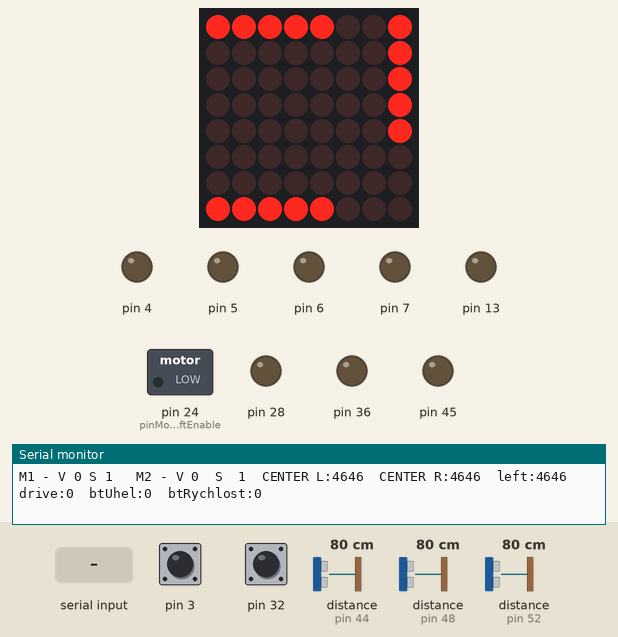
Simulated run of this sketch. Board: Arduino Mega 2560, built with avr-gcc and run on an emulated ATmega2560. Shown: 8×8 LED matrix, switched loads named in the sketch (green lamp = pin HIGH), output pins drawn as LEDs (lit = HIGH), the last lines printed to the serial monitor. Wiring (inferred from the names in the program): 3 × ultrasonic range finder: trigger pin 42, echo pin 44 / trigger pin 46, echo pin 48 / trigger pin 50, echo pin 52. The test bench sets the inputs (shaded band); at power-on: distance to the obstacle (sensors on pin 44, pin 48, pin 52) 80 cm, pin 32 LOW, pin 3 HIGH. The echo pulse lasts 58.3 µs per cm; pins used as bus, display or sensor lines are not drawn.

Above: at 1.7 s.
1.8 s: distance to the obstacle (sensor on pin 44) set to 4 cm
At 2.5 s:
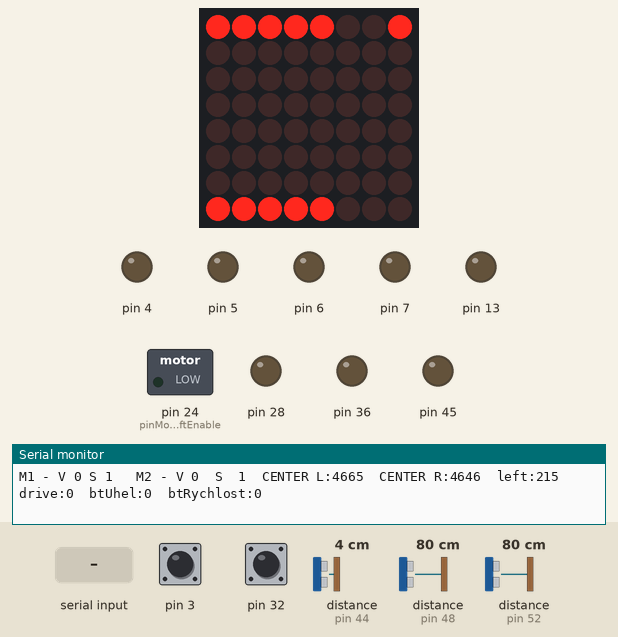
3.5 s: "D" received over Serial
At 4.24 s:
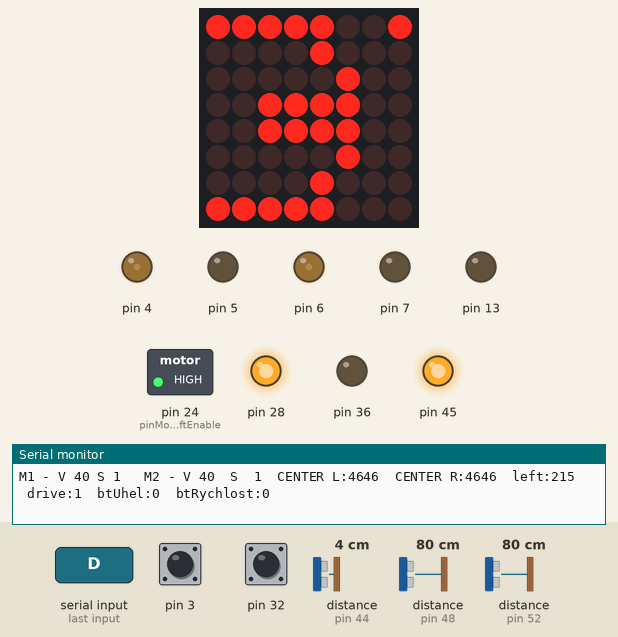
5.9 s: distance to the obstacle (sensor on pin 48) set to 37 cm
At 6.65 s:
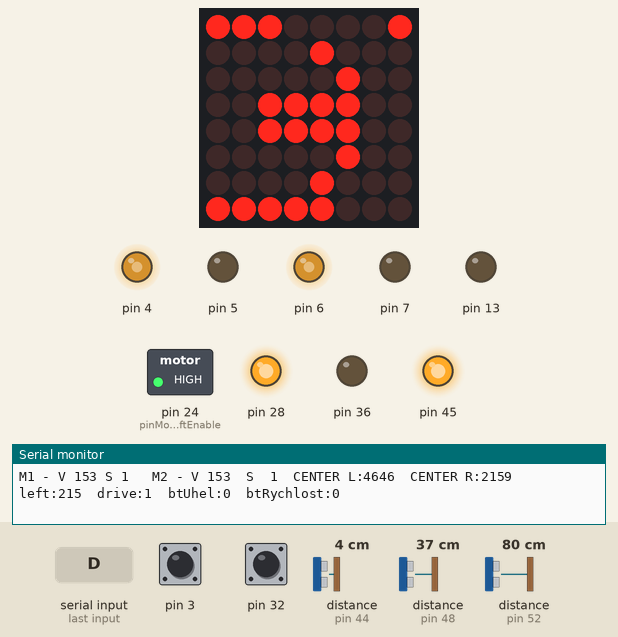
7.9 s: distance to the obstacle (sensor on pin 48) set to 30 cm
At 8.9 s:
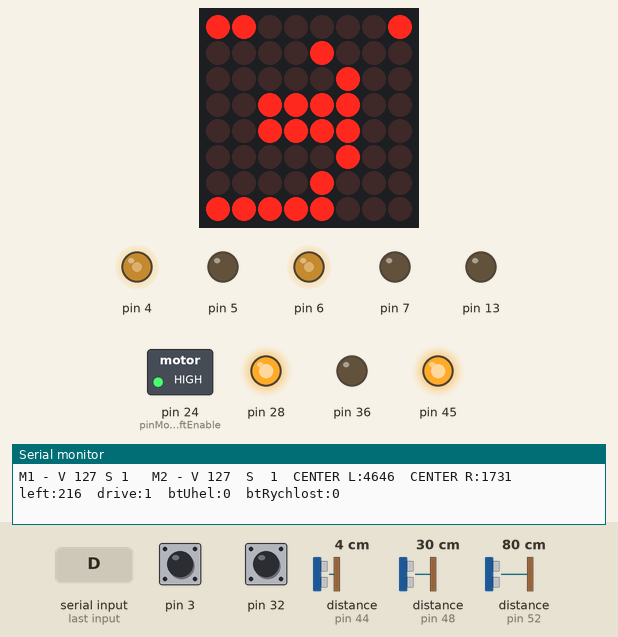
10.0 s: pin 32 pulled HIGH for 0.15 s
At 11.0 s:
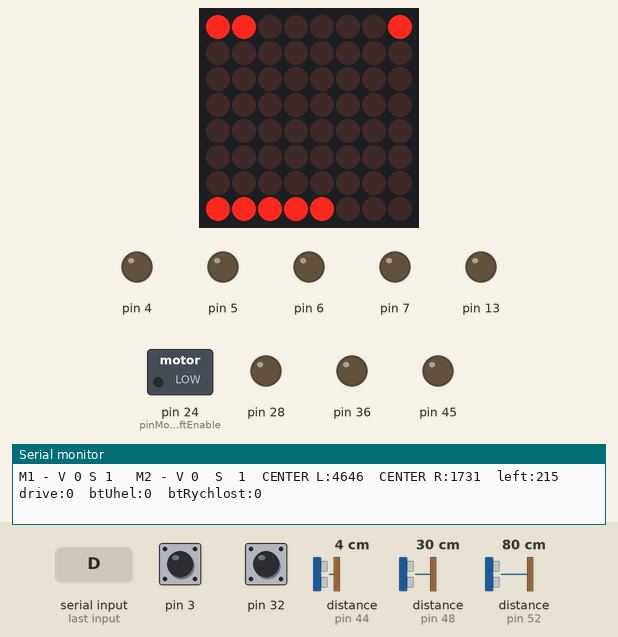
11.6 s: distance to the obstacle (sensor on pin 44) set to 2 cm
At 12.5 s:
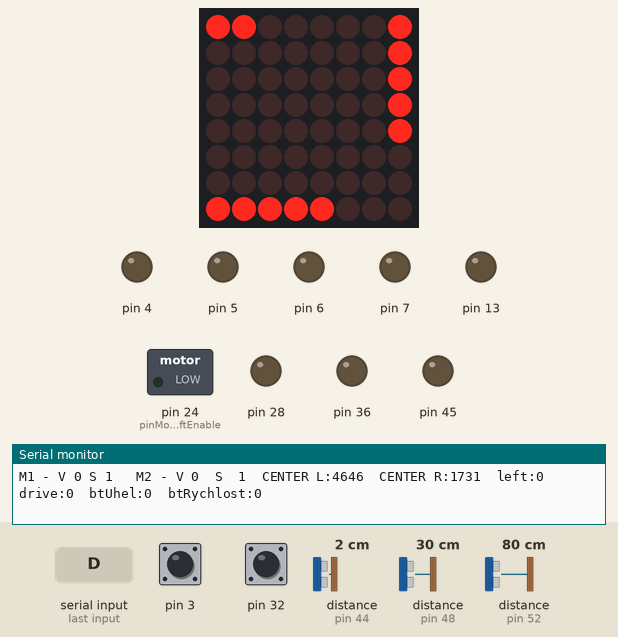
Timing chart, 0 to 14.5 s (numbered marks = the images above; inputs shaded):
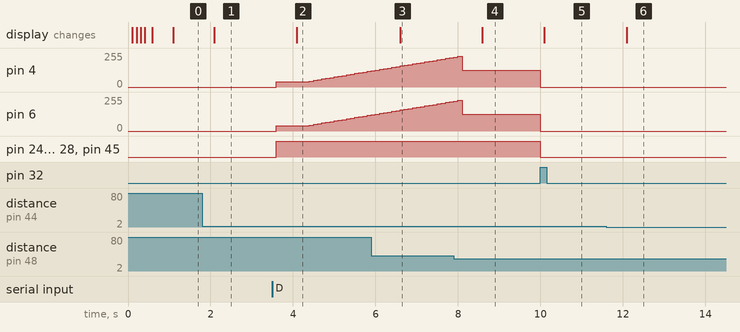

The sketch:

seki.ino
```cpp
//       _____ ______ _  _______        __   ___
//      / ____|  ____| |/ /_   _|      /_ | |__ \
//     | (___ | |__  | ' /  | |   __   _| |    ) |
//      \___ \|  __| |  <   | |   \ \ / / |   / /
//      ____) | |____| . \ _| |_   \ V /| |_ / /_
//     |_____/|______|_|\_\_____|   \_(_)_(_)____|

// author: Hloušek Matěj
// school: SSPU Opava
// year: 2016


#include <Arduino.h>
#include "sekacka.h"


Sekacka seki;


void setup() {
    seki.setup();
}

void loop() {
   seki.loop();
}
```

bluetooth.cpp
```cpp
//
// Created by mat on 10.11.16.
//

#include "bluetooth.h"
#include <Arduino.h>


Bluetooth::Bluetooth(){
    btRate = 9600;
    Serial1.begin(btRate);
    Serial.begin(115200);
    //setName("pokus");
    //setPin(123);
    valueDrive = false;
}


void Bluetooth::setPin(int pin){
    boolean res = false;
    Serial.println();
    Serial.print(F("setting pin "));
    Serial.print(pin);
    Serial.println(F("..."));
    writeBT("AT+PIN"+String(pin));
}

void Bluetooth::setName(String name){
    writeBT("AT+NAME SEKI");
}

void Bluetooth::writeBT(String s){
    //Serial.print("send: "+s);
    Serial1.print(s);
}

void Bluetooth::readBT(){
    int buffer = 0;
    if (Serial1.available() > 0) {
        delay(10);
        while (Serial1.available() > 0) { // kdyby náhodou před 'o' == 111 byly nějake nezmane znaky
            buffer = Serial1.read();

            switch(buffer){

              case 111:/// po identifikacnim zanku '0' jsou dva byty jeden rychlost a druhy smer
                killTime = millis();
                buffer = Serial1.read();      // přečte
                if(buffer > -1 && buffer < 101) // oveři zda je to v rozmeti o 0-100
                    this->rychlost = buffer;

                buffer = Serial1.read();  // přečte
                if(buffer > -1 && buffer < 181) // overi rozmezi  0 - 100
                  this->uhel = buffer;
                break;


              case 101:
                Serial.println("---BLUETOOTH---SET---DRIVE---");
                buffer = Serial1.read();      // přečte
                if(buffer > 0 && buffer < 21) // oveři zda je to v rozmeti o 0-100
                  valueDrive = !valueDrive;
                break;
            }
        }
    }
}
int Bluetooth::getRychlost()const {
    //if (millis() <= killTime + 700)
        return this->rychlost;
    return 0;
}

int Bluetooth::getUhel() const {
    return this->uhel;
}
bool Bluetooth::getValueDrive() const{
  return this->valueDrive;
  }

void Bluetooth::setValueDrive(bool valueDrive){
    this->valueDrive = valueDrive;
}

bool Bluetooth::isCon(){
    return Serial1;
}
```

bluetooth.h
```cpp
//
// Created by mat on 10.11.16.
//
#ifndef SEKI_BLUETOOTH_H
#define SEKI_BLUETOOTH_H

#include <Arduino.h>

/**
 * @file   bluetooth.h
 * @Author Hloušek Matěj (matej.hlousek@email.cz)
 * @date   Listopad,2016
 *
 * Bluetooth class. Třída přistupuje k bluetooth modulu
 */
class Bluetooth {
    public:
        /**
         * A constructor
         */
        Bluetooth();
        /**
        * Metoda která zapisuje hodnotu v parametru na seriovou linku připojenou k bloutooth modulu
        * @param s type string  string se vypíše na seriovou linku
        */
        void writeBT(String s);
        /**
        * Metoda čte seriovou linku
        */
        void readBT();
        /**
        * Metoda nastaví jméno modulu HC-06
        * @param name type String nazev bluetooth modulu
        */
        void setName(String name);
        /**
        * Metoda nastaví pin modulu HC-06
        * @param pin type int heslo pro bluetooth modul
        */
        void setPin(int pin);
        /**
        * Metoda vrací zda je serial avaible
        * @return bool je serial aveible
        */
        bool isCon();
        int getRychlost() const;
        int getUhel() const;
        bool getValueDrive () const;
        void setValueDrive (bool);
private:
        /**
        *  proměnná pro čtení z seriové liky
        */
        char btData;
        /**
        *  hodnota bychlosti seriové liky pro modul bluetooth
        */
        long btRate;

        int rychlost;
        int uhel;
        unsigned int killTime;
        bool valueDrive;
};


#endif //SEKI_BLUETOOTH_H
```

ibt.cpp
```cpp
//
// Created by mat on 6.11.16.
//

#include "ibt.h"
#include <Arduino.h>

Ibt::Ibt(int pinMotorEnable, int pinMotorPWMR, int pinMotorPWML, int pinMotorSense) {
    this->pinMotorEnable = pinMotorEnable;
    this->pinMotorPWML = pinMotorPWML;
    this->pinMotorPWMR = pinMotorPWMR;
    this->pinMotorSense = pinMotorSense;
}

void Ibt::setData(bool smer, int value) {
    if(smer == this->smer && value == this->value)
        return;

    this->smer = smer;
    if(value >= 0 && value <= 255)
        if(value != 0 &&  value < 40)
          this->value = 40;
        else
          this->value = value;
    else
        this->value = 0;
    aplikovat();
}

void Ibt::aplikovat() {
    if(this->value == 0){
        analogWrite(this->pinMotorPWMR, 0);
        analogWrite(this->pinMotorPWML, 0);
        digitalWrite(this->pinMotorEnable, LOW);
        return;
    }
    digitalWrite(this->pinMotorEnable, HIGH);
    if(this->smer == true){
        analogWrite(this->pinMotorPWML, 0);
        analogWrite(this->pinMotorPWMR, this->value);
    } else{
        analogWrite(this->pinMotorPWMR, 0);
        analogWrite(this->pinMotorPWML, this->value);
    }
}

void Ibt::setStop() {
    this->value = 0;
    digitalWrite(this->pinMotorEnable, LOW);
    analogWrite(this->pinMotorPWMR, 0);
    analogWrite(this->pinMotorPWML, 0);
}


bool Ibt::getSmer() { return this->smer; }
int Ibt::getValue() { return this->value; }
```

ibt.h
```cpp
//
// Created by mat on 6.11.16.
//

#ifndef SEKI_IBT_H
#define SEKI_IBT_H


/**
 * @file   ibt.h
 * @Author Hloušek Matěj (matej.hlousek@email.cz)
 * @date   Listopad,2016
 *
 * IBT class. Třída přistupuje k regulátoru napětí pro motory
 */
class Ibt {
public:
    /**
     * A constructor.
     * @param pinMotorLeftEnable pin na kterém je enable
     * @param pinMotorPWML pin na který budeme posílat PWM pro jízdu jedním směrem
     * @param pinMotorPWMR pin na který budeme posílat PWM pro jízdu druhým směrem
     * @param pinMotorSense pin kterým probíhá čtení aktuálního proudu regulátoru
     */
    Ibt(int pinMotorEnable, int pinMotorPWMR, int pinMotorPWML, int pinMotorSense);
    /**
     * Metoda která nadstavuje privátní proměnné třídy
     * @param směr type bool - 1 vpřed - 0 vzad
     * @param value type int hodnota výstupního proudu z regulátoru v PWM od 0 do 255
     */
    void setData(bool smer, int value);
    /**
     * Metoda která nastaví privátní proměnné pro pohyb na 0 a směr 0
     */
    void setStop();
    /**
     * Metoda která aplikuje privátní proměnné k danému výstupu.
     */
    void aplikovat();
    /**
     * Metoda vypisuje členská data SMER
     */
    bool getSmer();
    /**
     * Metoda vypisuje členská data VALUE
     */
    int getValue();

private:
    /**
    *   na kterém pinu se nachází enable
    */
    int pinMotorEnable;
    /**
    *  pin na který se aplikuje pwm pro jízdu jedním směrem
    */
    int pinMotorPWML;
    /**
    *  pin na který se aplikuje pwm pro jízdu druhým směrem
    */
    int pinMotorPWMR;
    /**
    *  pin na kterém měříme hodnotu napětí na regulátoru
    */
    int pinMotorSense;
    /**
    *  směr jízdy 1,0
    */
    bool smer;
    /**
    *  hodnota PWM od 0 do 255
    */
    int value;
};


#endif //SEKI_IBT_H
```

ledDisplay.cpp
```cpp
#include "LedControl.h" //  need the library
#include "ledDisplay.h"

#define SONARMAX 4000
#define SONARMIN 0

LedDisplay::LedDisplay(int pinDIN, int pinCS, int pinCLK, int countDisplays){
    this->lc=LedControl(31,33,35,1);
}
void LedDisplay::init()
{
    this->lc.shutdown(0,false);// turn off power saving, enables display
    this->lc.setIntensity(0,8);// sets brightness (0~15 possible values)
    this->lc.clearDisplay(0);// clear screen

    byte seki[4][8]={
                  {B00111100,B01000010,B01000000,B01000000,B00111110,B00000010,B01000010,B00111100}, // S
                  {B01111110,B01000000,B01000000,B01111100,B01000000,B01000000,B01000000,B01111110}, // E
                  {B01000100,B01001000,B01010000,B01100000,B01100000,B01010000,B01001000,B01000100}, // K
                  {B00011000,B00000000,B00011000,B00011000,B00011000,B00011000,B00011000,B00011000}};// I

    for(int j=0;j<5;j++)
    {
        for(int i=0;i<9;i++)
            lc.setRow(0,i,seki[j][i]);
        delay(100);
    }
}

void LedDisplay::printInfo(){
    sipka();
    vypisSensor();
}

void LedDisplay::sipka()
{
    int index = 8;
    switch (this->smer){
        case MOTOR_FRONT:       index = 0;   break;
        case MOTOR_FRONT_LEFT:  index = 4;   break;
        case MOTOR_FRONT_RIGHT: index = 5;   break;
        case MOTOR_BACK:        index = 1;   break;
        case MOTOR_BACK_LEFT:   index = 7;   break;
        case MOTOR_BACK_RIGHT:  index = 6;   break;
        case MOTOR_LEFT:        index = 2;   break;
        case MOTOR_RIGHT:       index = 3;   break;
        default:                index = 8;   break;
    }

    byte pole[9][8]={
            {B00000000,B00001000,B00000100,B00111100,B00111100,B00000100,B00001000,B00000000}, // front
            {B00000000,B00010000,B00100000,B00111100,B00111100,B00100000,B00010000,B00000000}, // back
            {B00000000,B00000000,B00111100,B01011010,B00011000,B00011000,B00000000,B00000000}, // left
            {B00000000,B00000000,B00011000,B00011000,B01011010,B00111100,B00000000,B00000000}, // right
            {B00000000,B00000000,B00111100,B00001100,B00010100,B00100100,B01000000,B00000000}, // front_left
            {B00000000,B01000000,B00100100,B00010100,B00001100,B00111100,B00000000,B00000000}, // front_right
            {B00000000,B00000010,B00100100,B00101000,B00110000,B00111100,B00000000,B00000000}, // back_rig
            {B00000000,B00000000,B00111100,B00110000,B00101000,B00100100,B00000010,B00000000}, // back_lef
            {B00000000,B00000000,B00000000,B00000000,B00000000,B00000000,B00000000,B00000000}}; // resoult

    this->lc.clearDisplay(0);
    for(int i = 0; i< 9; i++)
        this->lc.setRow(0,i,pole[index][i]);
}

void LedDisplay::setSmer(char type){
    this->smer = type;
}

void LedDisplay::setSensor(unsigned int sonarDistCenterLeft, unsigned int sonarDistCenterRight, unsigned int sonarDistRight, unsigned int sonarDistLeft){
    if (sonarDistCenterLeft > SONARMAX || sonarDistCenterLeft == 0)
        this->sonarDistCenterLeft = SONARMAX;
    else
        this->sonarDistCenterLeft = sonarDistCenterLeft;

    if (sonarDistCenterRight > SONARMAX || sonarDistCenterRight == 0)
        this->sonarDistCenterRight = SONARMAX;
    else
        this->sonarDistCenterRight = sonarDistCenterRight;

    if (sonarDistRight > SONARMAX || sonarDistRight == 0)
        this->sonarDistRight = SONARMAX;
    else
        this->sonarDistRight = sonarDistRight;

    if (sonarDistLeft > SONARMAX || sonarDistLeft == 0)
        this->sonarDistLeft = SONARMAX;
    else
        this->sonarDistLeft = sonarDistLeft;
}

void LedDisplay::vypisSensor(){
    // center left
    // display culonm row true/false
    int i = 0;

    // center left
    i = map(sonarDistCenterLeft,SONARMIN,SONARMAX,0,4);
    for (; i >= 0; i--) {
        lc.setLed(0,7,i,true);
    }

    // center left
    i = map(sonarDistCenterRight,SONARMIN,SONARMAX,0,4);
    for (; i >= 0; i--) {
        lc.setLed(0,0,i,true);
    }

    //  left
    i = map(sonarDistLeft,SONARMIN,SONARMAX,0,4);
    for (; i >= 0; i--) {
        lc.setLed(0,i,7,true);
    }

}
```

ledDisplay.h
```cpp
//
// Created by mat on 27.11.16.
//

#include "LedControl.h"

#ifndef SEKI_LEDDISPLAY_H
#define SEKI_LEDDISPLAY_H

/**
 * @file   ledDisplay.h
 * @Author Hloušek Matěj (matej.hlousek@email.cz)
 * @date   Listopad,2016
 *
 * LedDisplay class. Třída přistupuje k led display a procesoru MAX7219
 */
class LedDisplay {
    public:
        /**
         * A constructor.
         * @param pinDIN pin na kterým posíláme data  DATA IN
         * @param pinCS pin na který
         * @param pinCLK pin na který budeme posílat čas
         * @param countDisplays počet display zapojených v serii když je jeden tak 1
         */
        LedDisplay(int, int, int, int);
        /**
         * Metoda která inicializuje základní nastavení
         */
        void init();
        /**
         * Metoda která nadstavuje privátní proměnné třídy
         * @param type type enum motor smer
         */
        void setSmer(char);
        /**
         * Metoda která nadstavuje privátní proměnné třídy
         * @param sonarDistCenterLeft unsigned int  - naměřená vzdálenost
         * @param sonarDistCenterRight unsigned int  - naměřená vzdálenost
         * @param sonarDistRight unsigned int  - naměřená vzdálenost
         * @param sonarDistLeft unsigned int  - naměřená vzdálenost
         */
        void setSensor(unsigned int,unsigned int,unsigned int,unsigned int);
        /**
         * Metoda která vypíše sensor
         */
        void vypisSensor();


        void printInfo();
        /**
         * Enum pro urční směru jízdy
         * určuje směr jízdy
         */
        enum {
            MOTOR_FRONT,          /**< enum value MOTOR_FRONT. */
            MOTOR_FRONT_LEFT,     /**< enum value MOTOR_FRONT_LEFT. */
            MOTOR_FRONT_RIGHT,    /**< enum value MOTOR_FRONT_RIGHT. */
            MOTOR_BACK,           /**< enum value MOTOR_BACK. */
            MOTOR_BACK_LEFT,      /**< enum value MOTOR_BACK_LEFT. */
            MOTOR_BACK_RIGHT,     /**< enum value MOTOR_BACK_RIGHT. */
            MOTOR_LEFT,           /**< enum value MOTOR_LEFT. */
            MOTOR_RIGHT,          /**< enum value MOTOR_RIGHT. */
            MOTOR_STOP,           /**< enum value MOTOR_STOP. */
        };


    private:

        //s->lc=LedControl(pinDIN,pinCS,pinCLK,countDisplays);
        LedControl lc= LedControl(31,33,35,1);
        /**
        *  vykreslení šipky
        */
        void sipka();
        /**
        *  čas poslední smyčky
        */
        unsigned int lastUpdate;
        /**
        *  směr ulozený
        */
        char smer;
        /**
        *  vzdalenost center left
        */
        unsigned int sonarDistCenterLeft;
        /**
        *  vzdalenost center right
        */
        unsigned int sonarDistCenterRight;
        /**
        *  vzdalenost right
        */
        unsigned int sonarDistRight;
        /**
        *  vzdalenost left
        */
        unsigned int sonarDistLeft;
        /**
        *  počet disaplay v serii
        */
        int countDisplays;
};


#endif //SEKI_LEDDISPLAY_H
```

drivers.cpp
```cpp
//
// Created by mat on 6.11.16.
//

#include "drivers.h"
#include <Arduino.h>

unsigned int readHCSR04(int triggerPin, int echoPin){
    unsigned int uS;
    digitalWrite(triggerPin, LOW);
    delayMicroseconds(2);
    digitalWrite(triggerPin, HIGH);
    delayMicroseconds(10);
    digitalWrite(triggerPin, LOW);
    uS = pulseIn(echoPin, HIGH, MAX_ECHO_TIME + 1000);
    if (uS > MAX_ECHO_TIME) uS = 5000;
    else if (uS < MIN_ECHO_TIME) uS = NO_ECHO;
    return uS;
    //float distance = pulseIn(ECHOPIN, HIGH);
    //distance= distance*0.017315f;
    //Serial.print(distance);
    //Serial.print("cm\n");
}

void motorMower(int pin,int value){
    if(value >= 0 && value <= 255)
        analogWrite(pin, value);
    else
        analogWrite(pin, 0);
}

void buzzerDriver(int pin, bool func){
  if(func)
        digitalWrite(pin, HIGH);
    else
        digitalWrite(pin, LOW);
  }
```

drivers.h
```cpp
//
// Created by mat on 6.11.16.
//

#ifndef SEKI_DRIVERS_H
#define SEKI_DRIVERS_H

#define MAX_ECHO_TIME 5000
#define MIN_ECHO_TIME 200
#define NO_ECHO 0

/**
 * @file   drivers.h
 * @Author Hloušek Matěj (matej.hlousek@email.cz)
 * @date   Listopad,2016
 *
 * drivers class. Třída pro přístup k modulům
 */

/**
 * funkce k čtení vzdálenost z sonaru
 * @param triggerPin
 * @param echoPin
 * @return
 */
unsigned int readHCSR04(int triggerPin, int echoPin);
void buzzerDriver(int, bool);

/**
 * funkce k ovládání motoru moweru
 * @param pin na kterém pinu je připojený regulátor motoru
 * @param value hodnota rychlosti motoru
 */
void motorMower(int pin,int value);


#endif //SEKI_DRIVERS_H
```

Source omitted: sekacka.cpp (19675 bytes), sekacka.h (6183 bytes)

Measured:
- the behaviour switches between 35 and 34 cm on distance to the obstacle (sensor on pin 48) (found by bisection; images 3 and 4)
- after the input at 1.8 s, the display: changes after 0.29 s (image 1)
- after the input at 3.5 s, pin 4, pin 6: moves from 0/255 to 122/255 over 2.3 s, starting after 0.10 s; pin 24 (pinMotorLeftEnable), pin 28, pin 45: LOW → HIGH after 0.10 s; the display: changes after 0.59 s (image 2)
- after the input at 5.9 s, the display: changes after 0.70 s (image 3)
- after the input at 7.9 s, the display: changes after 0.70 s (image 4)
- after the input at 10.0 s, pin 4, pin 6: 127/255 → 0/255 at once; pin 24 (pinMotorLeftEnable), pin 28, pin 45: HIGH → LOW at once; the display: changes after 0.09 s (image 5)
- after the input at 11.6 s, the display: changes after 0.49 s (image 6)
